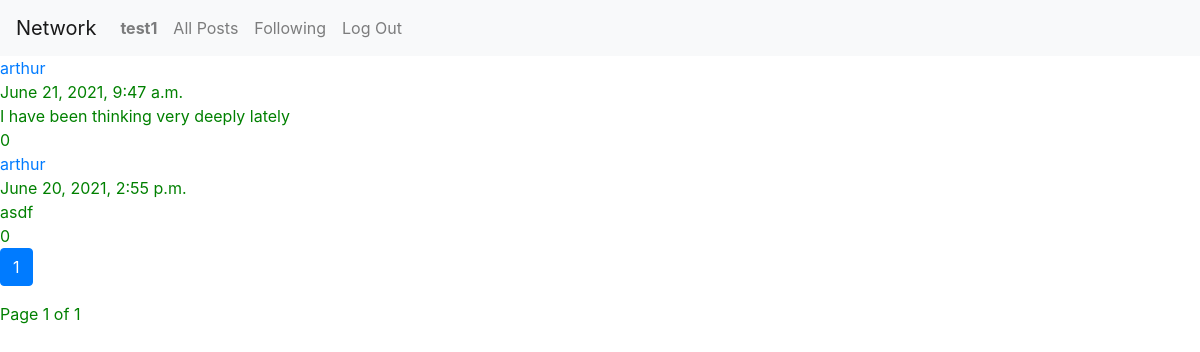
Screenshot of /all-posts (signed in) with the database file from the repository.
### network/models.py (models this page shows)
class User(AbstractUser):
    follows = models.ManyToManyField(
        "User",
        blank=True,
        related_name="followers"
    )

class Post(models.Model):
    user = models.ForeignKey(
        User,
        on_delete=CASCADE, related_name="posts")
    text = models.CharField(
        max_length=1000,
        verbose_name="Post:"
    )
    likes = models.ManyToManyField(
        User,
        blank=True,
        related_name="likedPosts"
    )
    date = models.DateTimeField(
        verbose_name="Published:",
        auto_now_add=True,
        blank=True
    )

### network/views.py (the view)
# urls.py: path("all-posts", views.all_posts, name="all-posts"),
def all_posts(request, page_num=1):
    posts = Post.objects.all().order_by("-date")
    p = Paginator(posts, 10)
    return render(request, "network/all-posts.html", {
        "posts": p.page(page_num)
    })

### network/templates/network/all-posts.html
{% extends "network/layout.html" %}
{% block body %}
    {% include "network/posts.html" %}
{% endblock %}

### network/templates/network/layout.html (shortened to what this page needs)
{% load static %}
<!DOCTYPE html>
<html lang="en">
    <head>
        <link rel="stylesheet" href="https://stackpath.bootstrapcdn.com/bootstrap/4.4.1/css/bootstrap.min.css">
        <link href="{% static 'network/styles.css' %}" rel="stylesheet">
    </head>
    <body>
        <nav class="navbar navbar-expand-lg navbar-light bg-light">
            <a class="navbar-brand" href="#">Network</a>
            <div>
              <ul class="navbar-nav mr-auto">
                {% if user.is_authenticated %}
                    <li class="nav-item">
                        <a class="nav-link" href="{% url 'user-profile' user.id%}"><strong>{{ user.username }}</strong></a>
                    </li>
                {% endif %}
                <li class="nav-item">
                  <a class="nav-link" href="{% url 'all-posts' %}">All Posts</a>
                </li>
                {% if user.is_authenticated %}
                    <li class="nav-item">
                        <a class="nav-link" href="{% url 'following-posts' %}">Following</a>
                    </li>
                    <li class="nav-item">
                        <a class="nav-link" href="{% url 'logout' %}">Log Out</a>
                    </li>
                {% endif %}
              </ul>
            </div>
          </nav>
        <div class="body">
            {% block body %}
            {% endblock %}
        </div>
    </body>
</html>

### network/templates/network/posts.html (shortened to what this page needs)
<div class="posts-cont">
  {% for post in posts.object_list %}
  <div class="post-cont">
    <a href="{% url 'user-profile' post.user.id%}" class="user">{{post.user}}</a>
    <div class="date">{{post.date}}</div>
    <div class="text">{{post.text}}</div>
    <div class="likes">{{post.likes.count}}</div>
  </div>
  {% empty %}
    <h1>There are no posts</h1>
  {% endfor %}
  <nav aria-label="Page navigation" >
    <ul class="pagination">
      {% for page_num in posts.paginator.page_range %}
        {% if page_num == posts.number %}
          <li class="page-item active">
            <a href="{{request.path}}" class="page-link">{{page_num}}</a>
          </li>
        {% else %}
          <li class="page-item">
            <a href="{{request.path}}/{{page_num}}" class="page-link">{{page_num}}</a>
          </li>
        {% endif %}
      {% endfor %}
    </ul>
    <span class="current">
      Page {{posts.number}} of {{posts.paginator.num_pages}}
    </span>
  </nav>
</div>

### network/static/network/styles.css (style rules this page uses)
body { color: green; }

### rows the page displays
User: username "test1"
Post: user "arthur", date "June 21, 2021, 9:47 a.m.", text "I have been thinking very deeply lately", likes.count "0"
Post: user "arthur", date "June 20, 2021, 2:55 p.m.", text "asdf", likes.count "0"

### other values shown
{{ page_num }} "1"
{{ posts.number }} "1"
{{ posts.paginator.num_pages }} "1"
